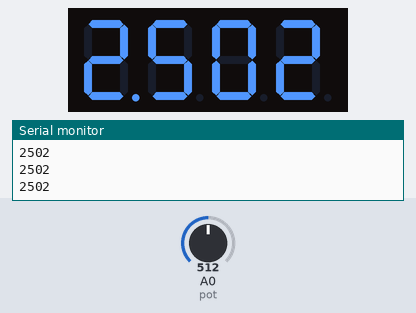
Simulated run of this sketch. Board: Arduino Uno, built with avr-gcc and run on an emulated ATmega328P. Parts: 4-digit seven-segment display, the last lines printed to the serial monitor. The inputs (shaded band) are chosen by the test bench; at power-on: A0 (pot) = 512.

Above: at 1.2 s.
1.3 s: A0 (pot) set to 716
At 1.7 s:
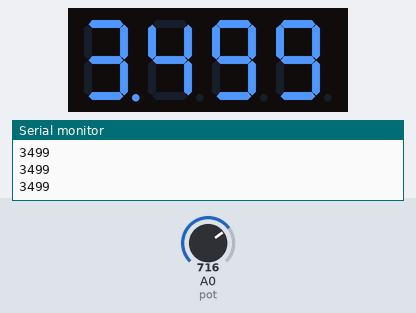
2.8 s: A0 (pot) set to 900
At 4.0 s:
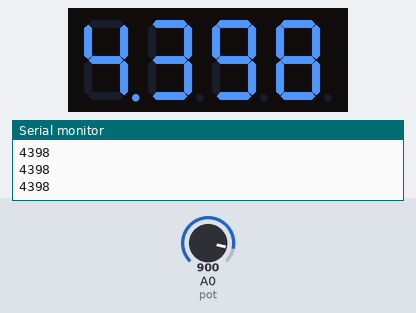
4.3 s: A0 (pot) set to 1023
At 5.2 s:
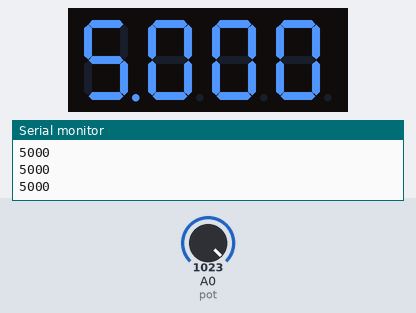
Timing chart, 0 to 7.3 s (numbered marks = the images above; inputs shaded):
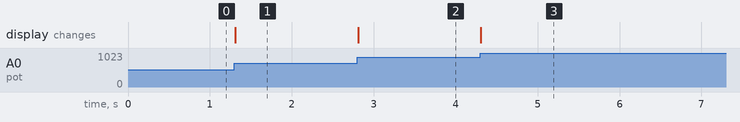

Measured:
- after the input at 1.3 s, the display: changes at once (image 1)
- after the input at 2.8 s, the display: changes at once (image 2)
- after the input at 4.3 s, the display: changes at once (image 3)

The sketch:

7x4_DISPLAY.ino
```cpp
#include <SevSeg.h>
SevSeg sevseg;
#define pot A0
int B = 2;
int tre = 3;
int due = 4;
int F = 5;
int A = 6;
int uno = 7;
int quattro = 8;
int G = 9;
int C = 10;
int punto = 11;
int D = 12;
int E = 13;
void setup() {
byte numDigits = 4;
byte digitPins[] = {uno, due, tre, quattro};
byte segmentPins[] = {A, B, C, D, E, F, G, punto};
bool resistorOnSegments = false;
byte hardwareConfig = COMMON_CATHODE;
bool updateWithDelays = false;
bool leadingZeros = false;
sevseg.begin(hardwareConfig, numDigits, digitPins, segmentPins,
resistorOnSegments, updateWithDelays, leadingZeros);
sevseg.setBrightness(90);
Serial.begin(9600);
}
void loop() {
int val = analogRead(pot);
int scale = map(val, 0, 1023, 0, 5000);
sevseg.setNumber(scale, 3);
sevseg.refreshDisplay();
Serial.println(scale);
}
```
